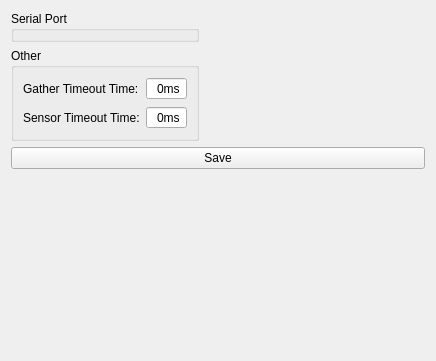
<?xml version="1.0" encoding="UTF-8"?>
<ui version="4.0">
 <class>ConfigurationPage</class>
 <widget class="QWidget" name="ConfigurationPage">
  <property name="geometry">
   <rect>
    <x>0</x>
    <y>0</y>
    <width>436</width>
    <height>361</height>
   </rect>
  </property>
  <layout class="QGridLayout" name="gridLayout_2">
   <item row="1" column="1">
    <spacer name="horizontalSpacer_2">
     <property name="orientation">
      <enum>Qt::Horizontal</enum>
     </property>
     <property name="sizeHint" stdset="0">
      <size>
       <width>163</width>
       <height>20</height>
      </size>
     </property>
    </spacer>
   </item>
   <item row="0" column="0">
    <widget class="QGroupBox" name="gboxSerialPort">
     <property name="title">
      <string>Serial Port</string>
     </property>
     <layout class="QVBoxLayout" name="verticalLayout">
      <property name="leftMargin">
       <number>0</number>
      </property>
      <property name="topMargin">
       <number>0</number>
      </property>
      <property name="rightMargin">
       <number>0</number>
      </property>
      <property name="bottomMargin">
       <number>0</number>
      </property>
      <item>
       <widget class="SerialPortPage" name="serialportWidget" native="true"/>
      </item>
     </layout>
    </widget>
   </item>
   <item row="0" column="1">
    <spacer name="horizontalSpacer">
     <property name="orientation">
      <enum>Qt::Horizontal</enum>
     </property>
     <property name="sizeHint" stdset="0">
      <size>
       <width>163</width>
       <height>20</height>
      </size>
     </property>
    </spacer>
   </item>
   <item row="1" column="0">
    <widget class="QGroupBox" name="gboxOther">
     <property name="title">
      <string>Other</string>
     </property>
     <layout class="QGridLayout" name="gridLayout">
      <item row="0" column="0">
       <widget class="QLabel" name="label">
        <property name="text">
         <string>Gather Timeout Time:</string>
        </property>
       </widget>
      </item>
      <item row="0" column="1">
       <widget class="QSpinBox" name="editGatherTime">
        <property name="alignment">
         <set>Qt::AlignRight|Qt::AlignTrailing|Qt::AlignVCenter</set>
        </property>
        <property name="buttonSymbols">
         <enum>QAbstractSpinBox::NoButtons</enum>
        </property>
        <property name="suffix">
         <string>ms</string>
        </property>
        <property name="prefix">
         <string/>
        </property>
       </widget>
      </item>
      <item row="1" column="0">
       <widget class="QLabel" name="label_2">
        <property name="text">
         <string>Sensor Timeout Time:</string>
        </property>
       </widget>
      </item>
      <item row="1" column="1">
       <widget class="QSpinBox" name="editSensorTime">
        <property name="alignment">
         <set>Qt::AlignRight|Qt::AlignTrailing|Qt::AlignVCenter</set>
        </property>
        <property name="buttonSymbols">
         <enum>QAbstractSpinBox::NoButtons</enum>
        </property>
        <property name="suffix">
         <string>ms</string>
        </property>
       </widget>
      </item>
     </layout>
    </widget>
   </item>
   <item row="3" column="0">
    <spacer name="verticalSpacer">
     <property name="orientation">
      <enum>Qt::Vertical</enum>
     </property>
     <property name="sizeHint" stdset="0">
      <size>
       <width>20</width>
       <height>40</height>
      </size>
     </property>
    </spacer>
   </item>
   <item row="2" column="0" colspan="2">
    <widget class="QPushButton" name="btnSave">
     <property name="text">
      <string>Save</string>
     </property>
    </widget>
   </item>
  </layout>
 </widget>
 <customwidgets>
  <customwidget>
   <class>SerialPortPage</class>
   <extends>QWidget</extends>
   <header>ui/page/serialportpage.h</header>
   <container>1</container>
  </customwidget>
 </customwidgets>
 <resources/>
 <connections/>
</ui>
